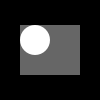
Frame 1 (no input)
Frame 60 (the mouse pressed at the canvas centre just before this capture): identical to frame 1, image omitted
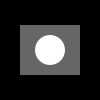
Frame 120 (the mouse held since frame 60 and released just before this capture)

The Processing sketch that drew these frames (run headless with seeded random() and noise(); from frame 60 on, the mouse is pressed at the canvas centre):

// Processing sketch: constraint_box
// ── constraint_box.pde
void setup() { 
  size(100, 100); 
  noStroke(); 
} 

void draw() { 
  background(0); 
  // Limits variable mx between 35 and 65
  int mx = constrain(mouseX, 35, 65); 
  // Limits variable my between 40 and 60      
  int my = constrain(mouseY, 40, 60);
  fill(102); 
  rect(20, 25, 60, 50); 
  fill(255);  
  ellipse(mx, my, 30, 30); 
}
